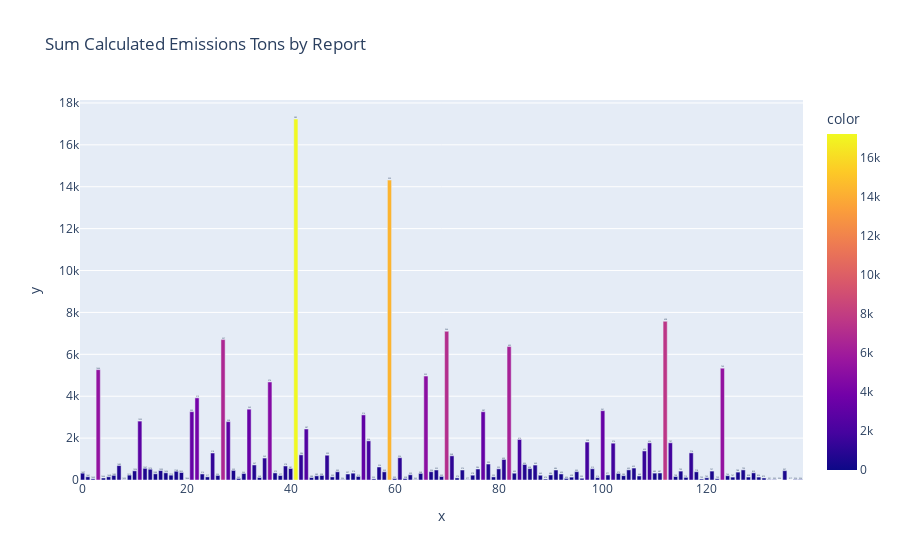

Write notebook code for a chart like this one.
### Code cell
fig = px.bar(X,x=np.arange(0,139,1), y=X.groupby(['id']).calculatedEmissionsTons.sum().values,
                labels=X.id.unique(),
                color=X.groupby(['id']).calculatedEmissionsTons.sum().values,
                text=X.id.unique(),
                title="Sum Calculated Emissions Tons by Report")
fig.show()

### Figure 1 — Plotly figure (JSON) as saved in the notebook; plotly's stock layout.template omitted (floating-point values rounded to 4 significant figures; data arrays with more than 128 entries replaced by an {"elided": "..."} marker saying what was removed)
{"data": [{"alignmentgroup": "True", "hovertemplate": "x=%{x}<br>y=%{y}<br>text=%{text}<br>color=%{marker.color}<extra></extra>", "legendgroup": "", "marker": {"color": {"elided": "139 float values"}, "coloraxis": "coloraxis", "pattern": {"shape": ""}}, "name": "", "offsetgroup": "", "orientation": "v", "showlegend": false, "text": {"elided": "139 str values"}, "textposition": "auto", "type": "bar", "x": {"elided": "139 int values"}, "xaxis": "x", "y": {"elided": "139 float values"}, "yaxis": "y"}], "layout": {"barmode": "relative", "coloraxis": {"colorbar": {"title": {"text": "color"}}, "colorscale": [[0, "#0d0887"], [0.1111, "#46039f"], [0.2222, "#7201a8"], [0.3333, "#9c179e"], [0.4444, "#bd3786"], [0.5556, "#d8576b"], [0.6667, "#ed7953"], [0.7778, "#fb9f3a"], [0.8889, "#fdca26"], [1, "#f0f921"]]}, "legend": {"tracegroupgap": 0}, "title": {"text": "Sum Calculated Emissions Tons by Report"}, "xaxis": {"anchor": "y", "domain": [0, 1], "title": {"text": "x"}}, "yaxis": {"anchor": "x", "domain": [0, 1], "title": {"text": "y"}}}}
